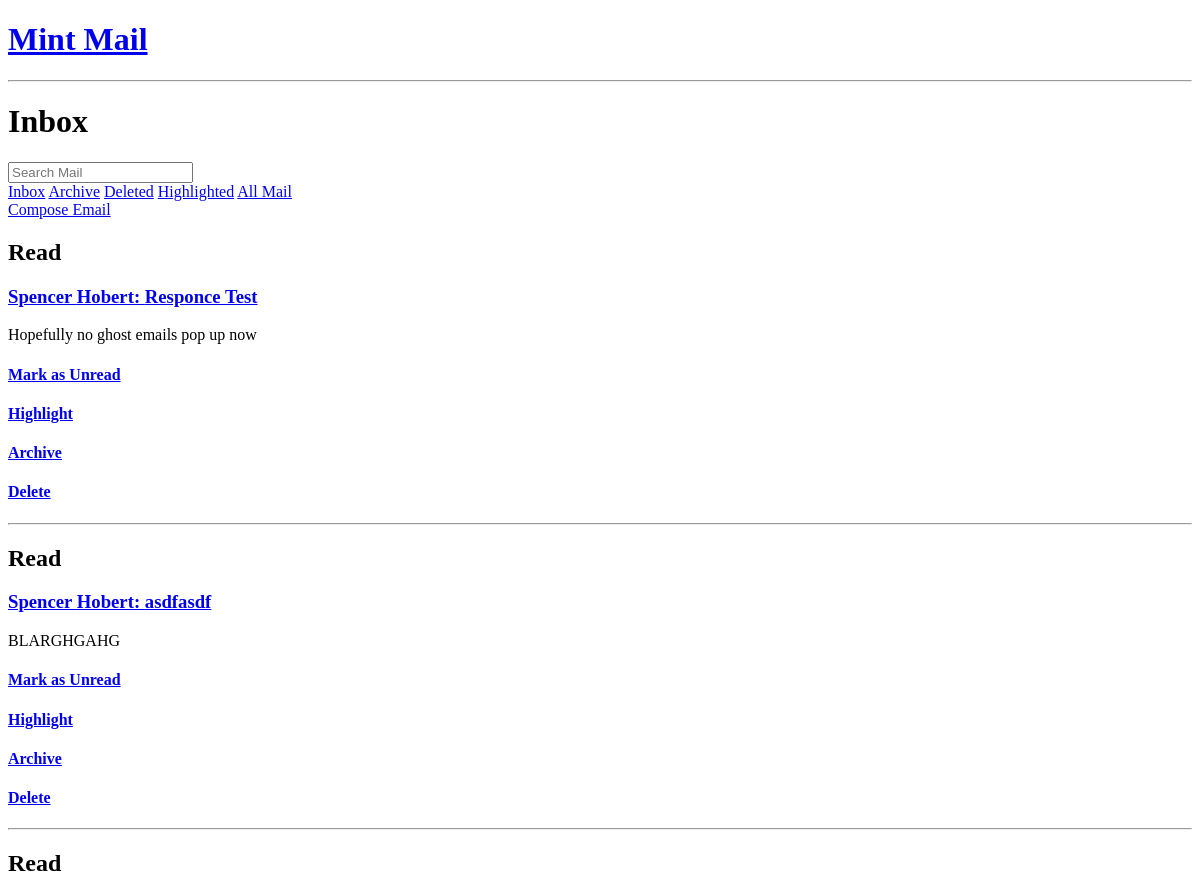
The app's page / (upper part), older data.
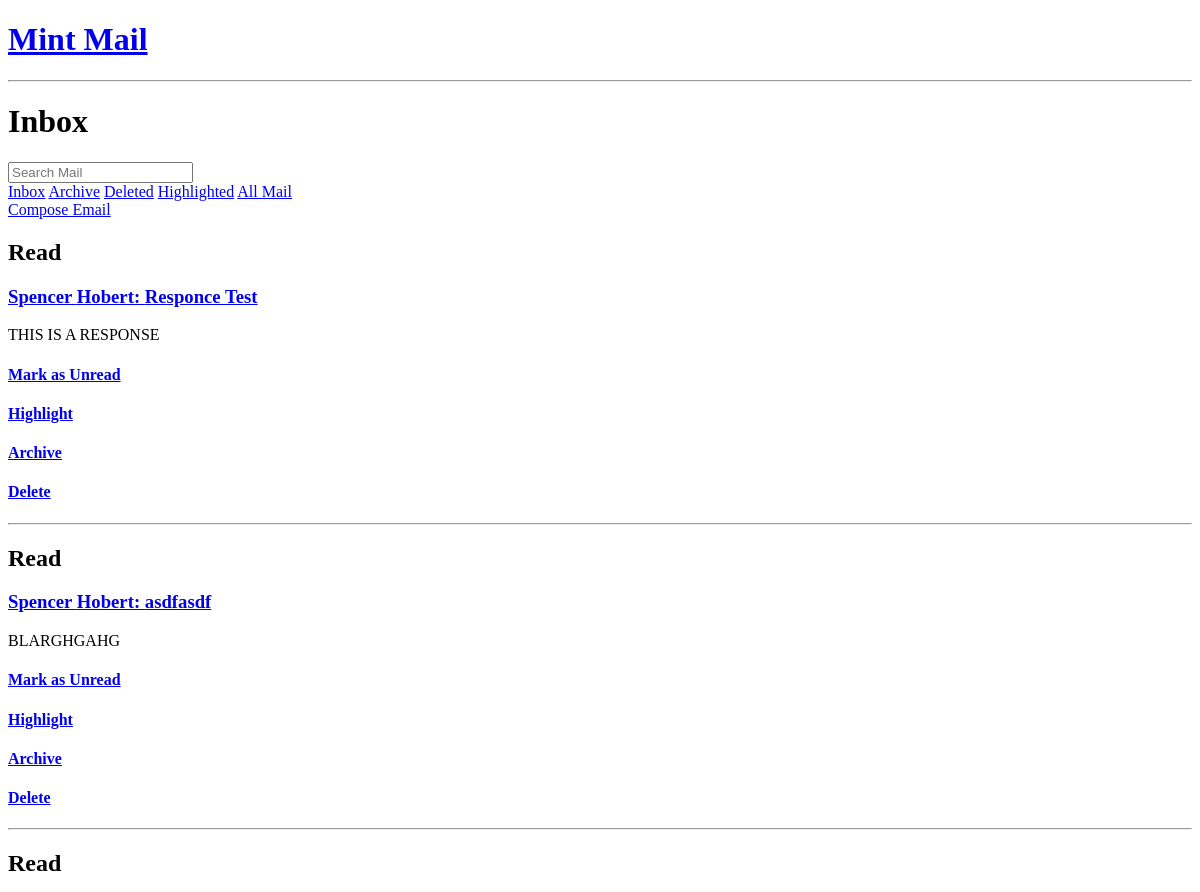
The same page, newer data.
### base/models.py (models this page shows, shortened)
class Box(models.Model):
    owner = models.ForeignKey(User, on_delete=models.CASCADE, null=True) #null=True IS TEMPORARY. CHANGE LATER.
    name = models.CharField(max_length=11, unique=True) #Name of box. Cannot have duplicate names
    numInside = models.IntegerField(default=0) #Number of emails inside this box

class Mail(models.Model):
    sender = models.ForeignKey(User, on_delete=models.CASCADE, null=True, related_name='sender') #null=True IS TEMPORARY. CHANGE LATER.
    receiver = models.ForeignKey(User, on_delete=models.CASCADE, null=True, related_name='receiver') #null=True IS TEMPORARY. CHANGE LATER.
    currentBox = models.ForeignKey(Box, on_delete=models.CASCADE, null=True) #Which box the mail is currently in. Defaults to Inbox.
    title = models.CharField(max_length=200, blank=False) #Max length of 200 char. Cannot be blank
    previousMail = models.ForeignKey('self', on_delete=models.CASCADE, null=True, blank=True) #Field CAN be blank in forms
    content = models.TextField() #Text field cannot be blank
    sentDate = models.DateTimeField(auto_now_add=True) #Time is saved once it's first created
    isResponse = models.BooleanField(default=False) #If email is a response to another email, true
    isUnread = models.BooleanField(default=True) #If unread, true. Defaults to unread
    isSelected = models.BooleanField(default=False) #If selected, true
    inShadowRealm = models.BooleanField(default=False) #If the email has a reply, hide the old one
    class Meta:
        ordering = ['-sentDate', 'title'] #Newest emails are first

### base/views.py (the view)
# urls.py: path('', views.home, name='home'),
def home(request): #On the homescreen (inbox)
    return box(request, 'Inbox') #Go to the inbox FOR NOW. MAKE INTRO PAGE LATER.

### base/views.py (called while the page is built)
def box(request, name): #Going inside of a box
    if request.GET.get('q') != None:
        q = request.GET.get('q')
        mail = Mail.objects.filter(content__icontains=q) | Mail.objects.filter(title__icontains=q)
    else:
        mail = Mail.objects.all() #Only grab mail that's inside that specific box
    boxes = Box.objects.all()
    box = Box.objects.get(name=name)
    context = {'boxes': boxes, 'box': box, 'mail': mail}
    return render(request, 'box.html', context)

### base/templates/base/box.html
{% extends 'main.html' %}
{% block content %}
<h1>{{ box.name }}</h1>
<form method="GET" action="{% url 'home' %}?q=">
    <input type="text" name="q" placeholder="Search Mail">
</form>
<div>
    <div>
        {% for b in boxes %}
            <a href="{% url 'box' b.name %}">{{ b.name }}</a>
        {% endfor %}
    </div>
    <div>
        <a href="{% url 'sendMail' %}">Compose Email</a>
    </div>
    <div>
        {% for letter in mail %}
            {% if letter.inShadowRealm == False %}
            {% if box.name == 'All Mail' or letter.currentBox.name == box.name or box.name == 'Inbox' and letter.currentBox.name == 'Highlighted' or box.name == 'Inbox' and letter.currentBox.name == 'Inbox' %}
                {% if letter.isUnread == True %}
                    <h2>Unread</h2>
                {% else %}
                    <h2>Read</h2>
                {% endif %}
                <a href="{% url 'mail' letter.id %}"><h3>{{letter.sender.first_name}} {{letter.sender.last_name}}: {{letter.title}}</h3></a>
                <p>{{letter.content}}</p>
                <div>
                    <a href="{% url 'markUnreadOrRead' letter.id %}">
                        {% if letter.isUnread == True %}
                            <h4>Mark as Read</h4>
                        {% else %}
                            <h4>Mark as Unread</h4>
                        {% endif %}
                    </a>
                    <a href="{% url 'moveMailToBox' letter.id 'Highlighted' %}">
                        <h4>Highlight</h4>
                    </a>
                    <a href="{% url 'moveMailToBox' letter.id 'Archive' %}">
                        <h4>Archive</h4>
                    </a>
                    <a href="{% url 'deleteEmail' letter.id %}">
                        <h4>Delete</h4>
                    </a>
                </div>
                <hr>
            {% endif %}
            {% endif %}
        {% endfor %}
    </div>
</div>
{% endblock content %}

### templates/main.html (shortened to what this page needs)
<!DOCTYPE html>
<html lang="en">
<head>
</head>
<body>
    {% include 'navbar.html' %}
    {% block content %}
    {% endblock %}
</body>
</html>

### templates/navbar.html
<a href="{% url 'box' 'Inbox' %}">
    <h1>Mint Mail</h1>
</a>
<hr>

Row changes from the older to the newer data that the page shows:
no longer on this page (row edited): Mail: isUnread "Read", sender.first_name "Spencer", sender.last_name "Hobert", title "Responce Test", content "Hopefully no ghost emails pop up now"
added Mail: isUnread "Read", sender.first_name "Spencer", sender.last_name "Hobert", title "Responce Test", content "THIS IS A RESPONSE"
